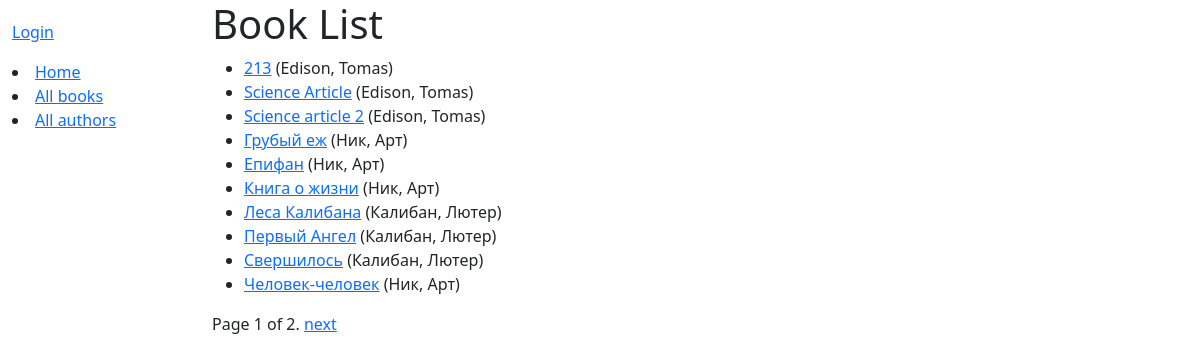
/catalog/books/, run on the app's committed database.
### catalog/models.py (models this page shows, shortened)
class Book(models.Model):
    title = models.CharField(max_length=200)
    author = models.ForeignKey('Author', on_delete=models.RESTRICT, null=True)
    summary = models.TextField(
        max_length=1000, help_text="Enter a brief description of the book")
    isbn = models.CharField('ISBN', max_length=13,
                            unique=True,
                            help_text='13 Character <a href="https://www.isbn-international.org/content/what-isbn'
                                      '">ISBN number</a>')
    genre = models.ManyToManyField(
        Genre, help_text="Select a genre for this book")
    language = models.ForeignKey(
        'Language', on_delete=models.SET_NULL, null=True)
    class Meta:
        ordering = ['title', 'author']
    def display_genre(self):
        """Creates a string for the Genre. This is required to display genre in Admin."""
        return ', '.join([genre.name for genre in self.genre.all()[:3]])
    display_genre.short_description = 'Genre'
    def get_absolute_url(self):
        return reverse('book-detail', args=[str(self.id)])

class Author(models.Model):
    first_name = models.CharField(max_length=100)
    last_name = models.CharField(max_length=100)
    date_of_birth = models.DateField(null=True, blank=True)
    date_of_death = models.DateField('died', null=True, blank=True)
    class Meta:
        ordering = ['last_name', 'first_name']
    def __str__(self):
        return f'{self.last_name}, {self.first_name}'

### catalog/views.py (the view)
# urls.py: path('books/', views.BookListView.as_view(), name='books'),
class BookListView(generic.ListView):
    model = Book
    paginate_by = 10

### catalog/templates/catalog/book_list.html
{% extends "base_generic.html" %}
{% block content %}
  <h1>Book List</h1>
  {% if book_list %}
    <ul>
      {% for book in book_list %}
      <li>
        <a href="{{ book.get_absolute_url }}">{{ book.title }}</a>
        ({{book.author}})
      </li>
      {% endfor %}
    </ul>
  {% else %}
    <p>There are no books in the library.</p>
  {% endif %}
{% endblock %}

### catalog/templates/base_generic.html (shortened to what this page needs)
<!DOCTYPE html>
<html lang="en">
  <head>
    <link href="https://cdn.jsdelivr.net/npm/bootstrap@5.3.2/dist/css/bootstrap.min.css"
      rel="stylesheet"
>
    {% load static %}
    <link rel="stylesheet" href="{% static 'css/styles.css' %}" />
  </head>
  <body>
    <div class="container-fluid">
      <div class="row">
        <div class="col-sm-2">
          {% block sidebar %}
             <ul class="sidebar-nav">
                    {% if user.is_authenticated %}
                        <li>User: {{ user.get_username }}</li>
                        <li><a href="{% url 'my-borrowed' %}">My Borrowed</a></li>
                        <li><a href="{% url 'logout' %}?next={{ request.path }}">Logout</a></li>
                    {% else %}
                        <li><a href="{% url 'login' %}?next={{ request.path }}">Login</a></li>
                    {% endif %}
              </ul>
              <li><a href="{% url 'index' %}">Home</a></li>
              <li><a href="{% url 'books' %}">All books</a></li>
              <li><a href="{% url 'authors' %}">All authors</a></li>
          {% endblock %}
        </div>
        <div class="col-sm-10 ">{% block content %}
          {% endblock %}
        {% block pagination %}
    {% if is_paginated %}
        <div class="pagination">
            <span class="page-links">
                <span class="page-current">
                    Page {{ page_obj.number }} of {{ page_obj.paginator.num_pages }}.
                </span>
                {% if page_obj.has_next %}
                    <a href="{{ request.path }}?page={{ page_obj.next_page_number }}">next</a>
                {% endif %}
            </span>
        </div>
    {% endif %}
  {% endblock %}</div>
      </div>
    </div>
  </body>
</html>

### catalog/static/css/styles.css (style rules this page uses)
.sidebar-nav { margin-top: 20px; padding: 0; list-style: none; }

### data on the page
Book: title "213", author "Edison, Tomas"
Book: title "Science Article", author "Edison, Tomas"
Book: title "Science article 2", author "Edison, Tomas"
Book: title "Грубый еж", author "Ник, Арт"
Book: title "Епифан", author "Ник, Арт"
Book: title "Книга о жизни", author "Ник, Арт"
Book: title "Леса Калибана", author "Калибан, Лютер"
Book: title "Первый Ангел", author "Калибан, Лютер"
Book: title "Свершилось", author "Калибан, Лютер"
Book: title "Человек-человек", author "Ник, Арт"

### other printed values
{{ page_obj.number }} "1"
{{ page_obj.paginator.num_pages }} "2"
